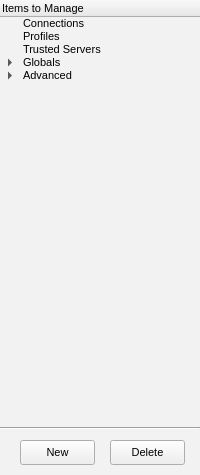
  <widget class="QFrame" name="navBox" >
   <property name="geometry" >
    <rect>
     <x>0</x>
     <y>70</y>
     <width>200</width>
     <height>475</height>
    </rect>
   </property>
   <property name="sizePolicy" >
    <sizepolicy>
     <hsizetype>0</hsizetype>
     <vsizetype>0</vsizetype>
     <horstretch>0</horstretch>
     <verstretch>0</verstretch>
    </sizepolicy>
   </property>
   <property name="minimumSize" >
    <size>
     <width>200</width>
     <height>80</height>
    </size>
   </property>
   <property name="maximumSize" >
    <size>
     <width>200</width>
     <height>2048</height>
    </size>
   </property>
   <property name="palette" >
    <palette>
     <active>
      <colorrole role="Base" >
       <brush brushstyle="SolidPattern" >
        <color alpha="255" >
         <red>255</red>
         <green>255</green>
         <blue>255</blue>
        </color>
       </brush>
      </colorrole>
      <colorrole role="Window" >
       <brush brushstyle="SolidPattern" >
        <color alpha="255" >
         <red>242</red>
         <green>242</green>
         <blue>242</blue>
        </color>
       </brush>
      </colorrole>
     </active>
     <inactive>
      <colorrole role="Base" >
       <brush brushstyle="SolidPattern" >
        <color alpha="255" >
         <red>255</red>
         <green>255</green>
         <blue>255</blue>
        </color>
       </brush>
      </colorrole>
      <colorrole role="Window" >
       <brush brushstyle="SolidPattern" >
        <color alpha="255" >
         <red>242</red>
         <green>242</green>
         <blue>242</blue>
        </color>
       </brush>
      </colorrole>
     </inactive>
     <disabled>
      <colorrole role="Base" >
       <brush brushstyle="SolidPattern" >
        <color alpha="255" >
         <red>242</red>
         <green>242</green>
         <blue>242</blue>
        </color>
       </brush>
      </colorrole>
      <colorrole role="Window" >
       <brush brushstyle="SolidPattern" >
        <color alpha="255" >
         <red>242</red>
         <green>242</green>
         <blue>242</blue>
        </color>
       </brush>
      </colorrole>
     </disabled>
    </palette>
   </property>
   <property name="autoFillBackground" >
    <bool>true</bool>
   </property>
   <property name="frameShape" >
    <enum>QFrame::NoFrame</enum>
   </property>
   <property name="frameShadow" >
    <enum>QFrame::Plain</enum>
   </property>
   <property name="lineWidth" >
    <number>0</number>
   </property>
   <widget class="Line" name="line_2" >
    <property name="geometry" >
     <rect>
      <x>0</x>
      <y>420</y>
      <width>200</width>
      <height>16</height>
     </rect>
    </property>
    <property name="orientation" >
     <enum>Qt::Horizontal</enum>
    </property>
   </widget>
   <widget class="QTreeWidget" name="itemsToManageWidget" >
    <property name="geometry" >
     <rect>
      <x>0</x>
      <y>0</y>
      <width>200</width>
      <height>421</height>
     </rect>
    </property>
    <property name="minimumSize" >
     <size>
      <width>200</width>
      <height>350</height>
     </size>
    </property>
    <property name="palette" >
     <palette>
      <active>
       <colorrole role="Button" >
        <brush brushstyle="SolidPattern" >
         <color alpha="255" >
          <red>236</red>
          <green>236</green>
          <blue>236</blue>
         </color>
        </brush>
       </colorrole>
       <colorrole role="Base" >
        <brush brushstyle="SolidPattern" >
         <color alpha="255" >
          <red>242</red>
          <green>242</green>
          <blue>242</blue>
         </color>
        </brush>
       </colorrole>
       <colorrole role="Highlight" >
        <brush brushstyle="SolidPattern" >
         <color alpha="255" >
          <red>227</red>
          <green>226</green>
          <blue>210</blue>
         </color>
        </brush>
       </colorrole>
       <colorrole role="HighlightedText" >
        <brush brushstyle="SolidPattern" >
         <color alpha="255" >
          <red>0</red>
          <green>0</green>
          <blue>0</blue>
         </color>
        </brush>
       </colorrole>
      </active>
      <inactive>
       <colorrole role="Button" >
        <brush brushstyle="SolidPattern" >
         <color alpha="255" >
          <red>236</red>
          <green>236</green>
          <blue>236</blue>
         </color>
        </brush>
       </colorrole>
       <colorrole role="Base" >
        <brush brushstyle="SolidPattern" >
         <color alpha="255" >
          <red>242</red>
          <green>242</green>
          <blue>242</blue>
         </color>
        </brush>
       </colorrole>
       <colorrole role="Highlight" >
        <brush brushstyle="SolidPattern" >
         <color alpha="255" >
          <red>227</red>
          <green>226</green>
          <blue>210</blue>
         </color>
        </brush>
       </colorrole>
       <colorrole role="HighlightedText" >
        <brush brushstyle="SolidPattern" >
         <color alpha="255" >
          <red>0</red>
          <green>0</green>
          <blue>0</blue>
         </color>
        </brush>
       </colorrole>
      </inactive>
      <disabled>
       <colorrole role="Button" >
        <brush brushstyle="SolidPattern" >
         <color alpha="255" >
          <red>236</red>
          <green>236</green>
          <blue>236</blue>
         </color>
        </brush>
       </colorrole>
       <colorrole role="Base" >
        <brush brushstyle="SolidPattern" >
         <color alpha="255" >
          <red>255</red>
          <green>255</green>
          <blue>255</blue>
         </color>
        </brush>
       </colorrole>
       <colorrole role="Highlight" >
        <brush brushstyle="SolidPattern" >
         <color alpha="255" >
          <red>205</red>
          <green>205</green>
          <blue>205</blue>
         </color>
        </brush>
       </colorrole>
       <colorrole role="HighlightedText" >
        <brush brushstyle="SolidPattern" >
         <color alpha="255" >
          <red>0</red>
          <green>0</green>
          <blue>0</blue>
         </color>
        </brush>
       </colorrole>
      </disabled>
     </palette>
    </property>
    <property name="font" >
     <font>
      <pointsize>8</pointsize>
      <weight>50</weight>
      <bold>false</bold>
     </font>
    </property>
    <property name="autoFillBackground" >
     <bool>true</bool>
    </property>
    <property name="frameShape" >
     <enum>QFrame::NoFrame</enum>
    </property>
    <property name="frameShadow" >
     <enum>QFrame::Plain</enum>
    </property>
    <property name="lineWidth" >
     <number>0</number>
    </property>
    <column>
     <property name="text" >
      <string>Items to Manage</string>
     </property>
    </column>
    <item>
     <property name="text" >
      <string>Connections</string>
     </property>
     <property name="icon" >
      <iconset>icons/tree_connections.png</iconset>
     </property>
    </item>
    <item>
     <property name="text" >
      <string>Profiles</string>
     </property>
     <property name="icon" >
      <iconset>icons/tree_profiles.png</iconset>
     </property>
    </item>
    <item>
     <property name="text" >
      <string>Trusted Servers</string>
     </property>
     <property name="icon" >
      <iconset>icons/tree_trustedservers.png</iconset>
     </property>
    </item>
    <item>
     <property name="text" >
      <string>Globals</string>
     </property>
     <property name="icon" >
      <iconset>icons/tree_globals.png</iconset>
     </property>
     <item>
      <property name="text" >
       <string>Logging</string>
      </property>
      <property name="icon" >
       <iconset>icons/tree_logging.png</iconset>
      </property>
     </item>
    </item>
    <item>
     <property name="text" >
      <string>Advanced</string>
     </property>
     <property name="icon" >
      <iconset>icons/tree_advanced.png</iconset>
     </property>
     <item>
      <property name="text" >
       <string>Settings</string>
      </property>
      <property name="icon" >
       <iconset>icons/tree_settings.png</iconset>
      </property>
     </item>
     <item>
      <property name="text" >
       <string>Internals</string>
      </property>
      <property name="icon" >
       <iconset>icons/tree_internals.png</iconset>
      </property>
     </item>
    </item>
   </widget>
   <widget class="QPushButton" name="delBtn" >
    <property name="geometry" >
     <rect>
      <x>110</x>
      <y>440</y>
      <width>75</width>
      <height>25</height>
     </rect>
    </property>
    <property name="sizePolicy" >
     <sizepolicy>
      <hsizetype>0</hsizetype>
      <vsizetype>0</vsizetype>
      <horstretch>0</horstretch>
      <verstretch>0</verstretch>
     </sizepolicy>
    </property>
    <property name="minimumSize" >
     <size>
      <width>75</width>
      <height>25</height>
     </size>
    </property>
    <property name="maximumSize" >
     <size>
      <width>75</width>
      <height>25</height>
     </size>
    </property>
    <property name="font" >
     <font>
      <pointsize>8</pointsize>
     </font>
    </property>
    <property name="text" >
     <string>Delete</string>
    </property>
    <property name="shortcut" >
     <string>Ctrl+D</string>
    </property>
   </widget>
   <widget class="QPushButton" name="newBtn" >
    <property name="geometry" >
     <rect>
      <x>20</x>
      <y>440</y>
      <width>75</width>
      <height>25</height>
     </rect>
    </property>
    <property name="minimumSize" >
     <size>
      <width>75</width>
      <height>25</height>
     </size>
    </property>
    <property name="maximumSize" >
     <size>
      <width>75</width>
      <height>25</height>
     </size>
    </property>
    <property name="font" >
     <font>
      <pointsize>8</pointsize>
     </font>
    </property>
    <property name="text" >
     <string>New</string>
    </property>
    <property name="shortcut" >
     <string>Ctrl+N</string>
    </property>
   </widget>
  </widget>
